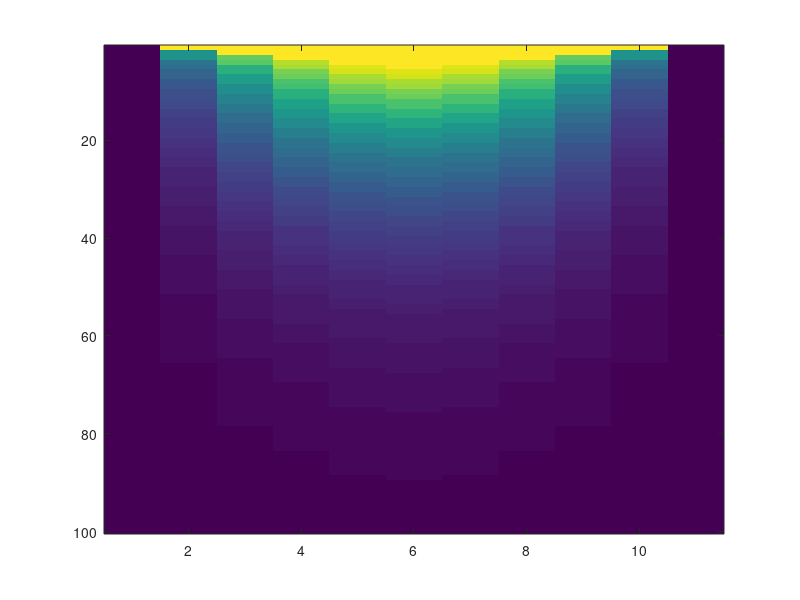

This chart was generated by the following MATLAB code:
% 1D Heat Equation using FTCS scheme (Forward-Time Central-Space)

% Initializing given variables/ data
% stability constant (c), dt = timesteps (k), 
% dx = space steps (h),
% cfl = stability factor, it should be <= 1/2

clear;         % Clear the screen
c = .25;
dx = 0.1;
dt = 0.02;
cfl = c * dt/dx^2;

x = 0:dx:1;         
t = 0:dt:2-dt;
row = length(t);    % number of rows in matrix u
col = length(x);    % number of col in matrix u
 
% Matrix with 100 rows and 10 col
% All elemts are zero initally

u = zeros(row,col); 
    
% Initial Condition
% u(x,0) = f(x) = 100
% All elements in 1st row are 100
    
for k = 1:length(x)
    u(1,k) = 100;
end
    
% Boundary Conditions
% u(t,0) = 0, u(t,1) = 0
    
u(:,1) = 0;
u(:,end) = 0;
    
% Loop to calucate u(n+1,i) given three values u(i,n), 
% u(n,i+1) and u(n,i-1) from previous row.
    

for n = 1:row-1             % row = 100
    for i = 2:col-1         % col = 10
        u(n+1,i) = u(n,i) + cfl*u(n,i+1) + cfl*u(n,i-1) - 2*cfl*u(n,i);
    end
end
    
% Plotting the graph for every step using for loop.

steps = row;
for step = 1:steps
    plot(x,u(step,:))
    xlim([0 1])                                       % limits for x-axis
    ylim([0 2])                                       % limits for y-axis
    title('Numerical Solution for 1D Heat Equation')  % Title 
    xlabel('Space')                                   % x-axis label
    ylabel('Time')                                    % y-axis label
    grid on
    drawnow
end

imagesc(u)                  % Image with scaled colors in xy plane
% surf(u)                   % Surface plot